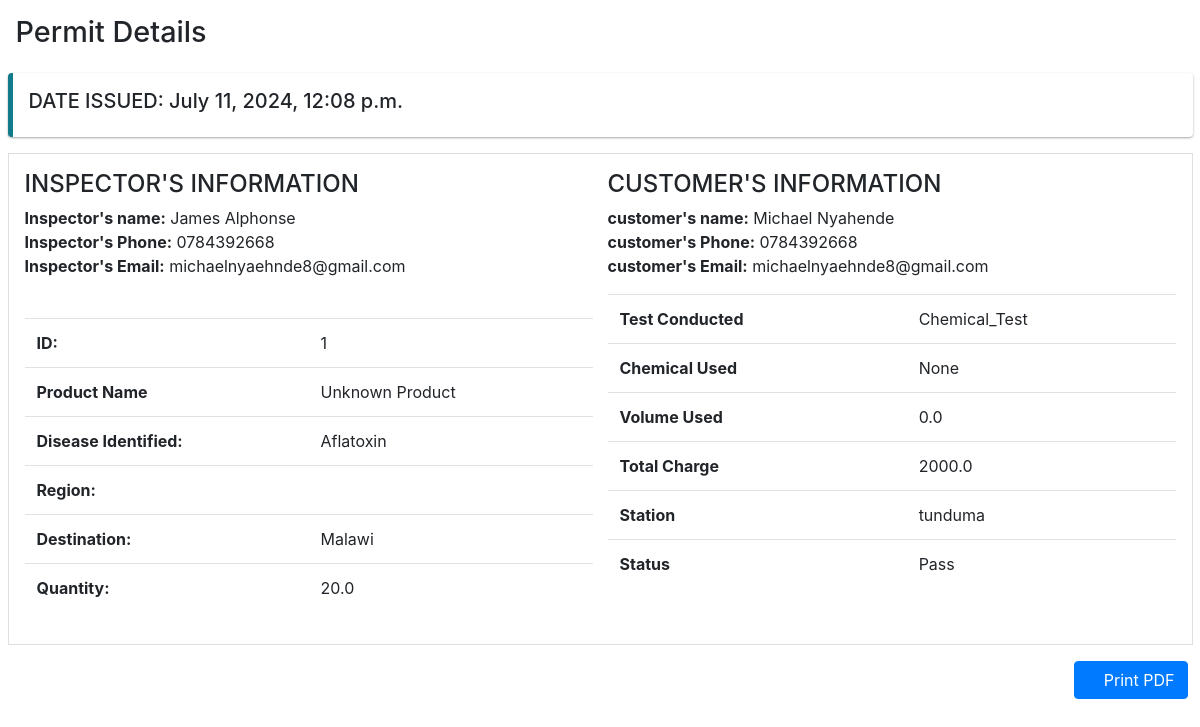
Screenshot of /permits/print/1/ with the database file from the repository.
### PlantHealth/models.py (models this page shows, shortened)
class Permit(models.Model):
    customer_name = models.CharField(max_length=200, default='Unknown Customer')  # Set a default value here
    customer_phone = models.IntegerField(default=0)  # Set a default value here
    customer_email = models.EmailField(default='unknown@example.com')  # Set a default value here
    product_name = models.CharField(max_length=200, default='Unknown Product')  # Set a default value here
    inspector = models.CharField(max_length=200, default='Unknown Inspector')  # Set a default value here
    disease_identified = models.CharField(max_length=200, default='None')  # Set a default value here
    region_of_origin = models.CharField(max_length=200, default='Unknown Region')  # Set a default value here
    country_heading = models.CharField(max_length=200, default='Unknown Country')  # Set a default value here
    quantity = models.FloatField(default=0.0)  # Set a default value here
    test_conducted = models.CharField(max_length=200, default='None')  # Set a default value here
    chemical_used = models.CharField(max_length=200, default='None')  # Set a default value here
    volume_used = models.FloatField(default=0.0)  # Set a default value here
    total_charge = models.FloatField(default=0.0)  # Set a default value here
    station = models.CharField(max_length=200, default='Unknown Station')  # Set a default value here
    status = models.CharField(max_length=10, choices=[('Pass', 'Pass'), ('Rejected', 'Rejected')], default='Pass')  # Set a default value here
    created_at = models.DateTimeField(default=timezone.now)

### PlantHealth/views.py (the view)
# urls.py: path('permits/print/<int:permit_id>/', views.permit_detail_print, name='permit_detail_print'),
def permit_detail_print(request, permit_id):
    permit = get_object_or_404(Permit, id=permit_id)
    return render(request, 'plant_health/permit_detail_print.html', {'permit': permit})

### PlantHealth/Templates/plant_health/permit_detail_print.html (shortened to what this page needs)
{% load static %}
<!DOCTYPE html>
<html>
<head>
    <link rel="stylesheet" href="{% static 'plant_health/dist/css/adminlte.min.css' %}">
    <link rel="stylesheet" href="{% static 'plant_health/plugins/fontawesome-free/css/all.min.css' %}">
</head>
<body class="hold-transition sidebar-mini layout-fixed">
<div class="">
    <div class="row">
        <div class="col-md-12">
          <div class="content-header">
            <div class="container-fluid">
              <div class="row mb-2">
                <div class="col-sm-6">
                  <h1 class="m-0">Permit Details</h1>
                </div>
              </div>
            </div>
          </div>
          <section class="content">
            <div class="container-fluid">
              <div class="row">
                <div class="col-md-12">
                  <div class="callout callout-info">
                    <h5> DATE ISSUED: {{ permit.created_at }}
                    </h5>
                  </div>
                  <div class="invoice p-3 mb-3">
                    <div class="row">
                      <div class="col-md-6">
                        <h4>
                           INSPECTOR'S INFORMATION
                        </h4>
                        <address>
                          <strong>Inspector's name:</strong> {{permit.inspector}}<br>
                          <strong>Inspector's Phone:</strong> 0784392668<br>
                          <strong>Inspector's Email:</strong> michaelnyaehnde8@gmail.com<br>
                        </address>
                      </div>
                      <div class="col-md-6">
                          <h4>
                             CUSTOMER'S INFORMATION
                          </h4>
                          <address>
                            <strong>customer's name:</strong> {{permit.customer_name}}<br>
                            <strong>customer's Phone:</strong> 0784392668<br>
                            <strong>customer's Email:</strong> michaelnyaehnde8@gmail.com<br>
                          </address>
                    </div>
                    </div>
                       <div class="row">
                      <div class="col-6">
                        <div class="table-responsive">
                          <table class="table">
                            <tr>
                              <th style="width:50%">ID:</th>
                              <td>{{permit.id}}</td>
                            </tr>
                            <tr>
                              <th>Product Name</th>
                              <td>{{permit.product_name}}</td>
                            </tr>
                            <tr>
                              <th>Disease Identified:</th>
                              <td>{{permit.disease_identified}}</td>
                            </tr>
                            <tr>
                              <th>Region:</th>
                              <td>{{permit.region}}</td>
                            </tr>
                            <tr>
                              <th>Destination:</th>
                              <td>{{permit.country_heading}}</td>
                            </tr>
                            <tr>
                              <th>Quantity:</th>
                              <td>{{permit.quantity}}</td>
                            </tr><br>
                          </table>
                        </div>
                      </div>
                      <div class="col-6">
                        <div class="table-responsive">
                          <table class="table">
                            <tr>
                              <th>Test Conducted</th>
                              <td>{{permit.test_conducted}}</td>
                            </tr>
                            <tr>
                              <th>Chemical Used</th>
                              <td>{{permit.chemical_used}}</td>
                            </tr>
                            <tr>
                              <th>Volume Used</th>
                              <td>{{permit.volume_used}}</td>
                            </tr>
                            <tr>
                              <th>Total Charge</th>
                              <td>{{permit.total_charge}}</td>
                            </tr>
                            <tr>
                              <th>Station</th>
                              <td>{{permit.station}}</td>
                            </tr>
                            <tr>
                              <th>Status</th>
                              <td>{{permit.status}}</td>
                            </tr>
                          </table>
                        </div>
                      </div>
                    </div>
                    </div>
                    <div class="row no-print">
                      <div class="col-12">
                        <a href="{% url 'permit_detail_print' permit.id %}"><button type="button" class="btn btn-primary float-right" style="margin-right: 5px;">
                          <i class="fas fa-download"></i> Print PDF
                        </button></a>
                      </div>
                    </div>
                  </div>
                </div>
              </div>
            </div>
        </div>
</div>
</body>
</html>

### rows the page displays
Permit: created_at "July 11, 2024, 12:08 p.m.", inspector "James Alphonse", customer_name "Michael Nyahende", id "1", product_name "Unknown Product", disease_identified "Aflatoxin", country_heading "Malawi", quantity "20.0", test_conducted "Chemical_Test", chemical_used "None", volume_used "0.0", total_charge "2000.0", station "tunduma", status "Pass"
